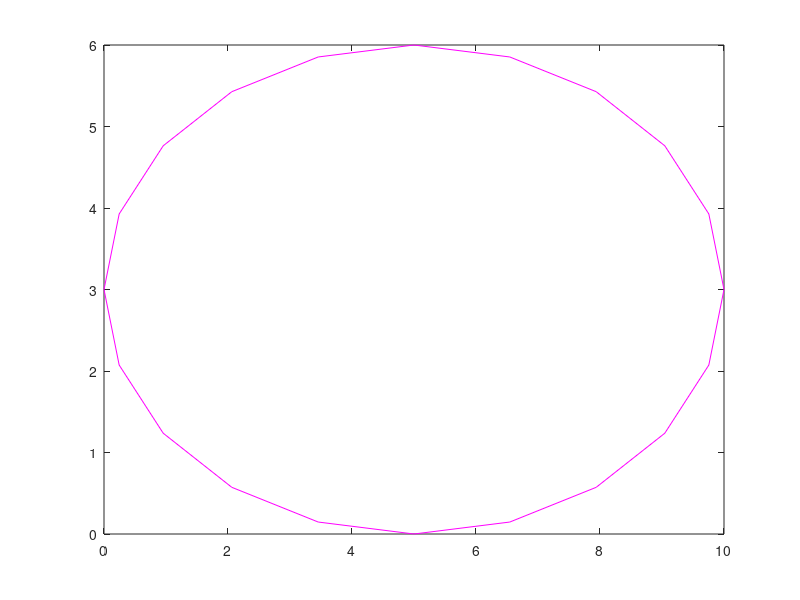

MATLAB code to generate this figure:
%Question One - Part B of 1.1

theta = 0:pi/10:2*pi;
x = 5 + 5*cos(theta);
y = 3 + 3*sin(theta);
plot(x,y,'r:o')
xlabel("X axis")
ylabel("Y axis")
title("Plotting 20 points on an ellipse")
plot(x,y,'m')